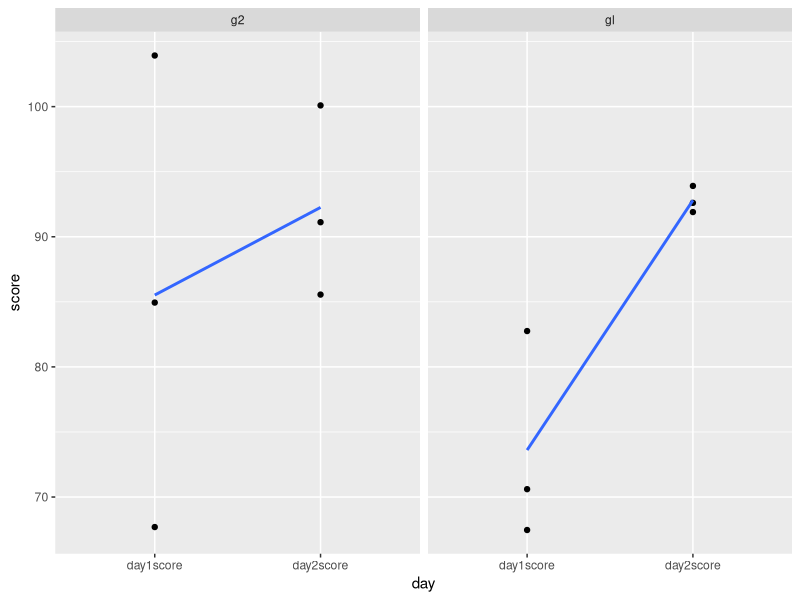

Here is the R script that generated this plot:
setwd("~/Projetos/Python/git/R/DSA/BigDataAnalytics/Cap07-ManipulacaoDados")
getwd()

library(tidyr)
library(ggplot2)

# Dados notas de disciplinas
dados <- data.frame(
  Nome = c('Geografia','Literatura', 'Biologia'),
  Regiao_A = c(97, 80, 84),
  Regiao_B = c(86, 90, 91)
)
dados
str(dados)

dados %>%
  gather( # Transforma a coluna em dados
    Regiao, 
    NotaFinal,
    Regiao_A:Regiao_B)

# Criando Dados
set.seed(10)
df2 <- data.frame(
  id = 1:4,
  acao = sample(rep(c('controle', 'tratamento') ,each = 2)),
  work.T1 = runif(4),
  home.T1 = runif(4),
  work.T2 = runif(4),
  home.T2 = runif(4)
  
)

df2

# reshape 1
df2_organizado1 <- df2 %>%
  gather(key, time, -id, -acao)

head(df2_organizado1, 8)

# reshape 2
df2_organizado2 <- df2_organizado1 %>%
  separate(key, into = c('localidade', 'tempo'), sep = '\\.')

head(df2_organizado2, 8)

# Mais um exemplo
set.seed(1)
df3 <- data.frame(
  participante = c('p1', 'p2', 'p3', 'p4', 'p5', 'p6'),
  info = c('glm', 'glm', 'glf', 'g2m', 'g2m', 'g2m'),
  day1score = rnorm(n=6, mean=80, sd=15),
  day2score = rnorm(n=6, mean=88, sd=8)
)
print(df3)

# Reshape dos dados
df3 %>%
  gather(day, score, c(day1score, day2score))

df3 %>%
  gather(day, score, c(day1score, day2score)) %>%
  spread(day, score)

df3 %>%
  gather(day, score, c(day1score, day2score)) %>%
  separate(col = info, into = c('group', 'gender'), sep = 2) 

df3 %>%
  gather(day, score, c(day1score, day2score)) %>%
  separate(col = info, into = c('group', 'gender'), sep = 2) %>%
  unite(infoAgain, group, gender)  

df3 %>%
  gather(day, score, c(day1score, day2score)) %>%
  separate(col = info, into = c('group', 'gender'), sep = 2) %>%
  ggplot(aes(x = day, y = score)) +
  geom_point() +
  facet_wrap(~ group) +
  geom_smooth(method = 'lm', aes(group = 1), se = F)
